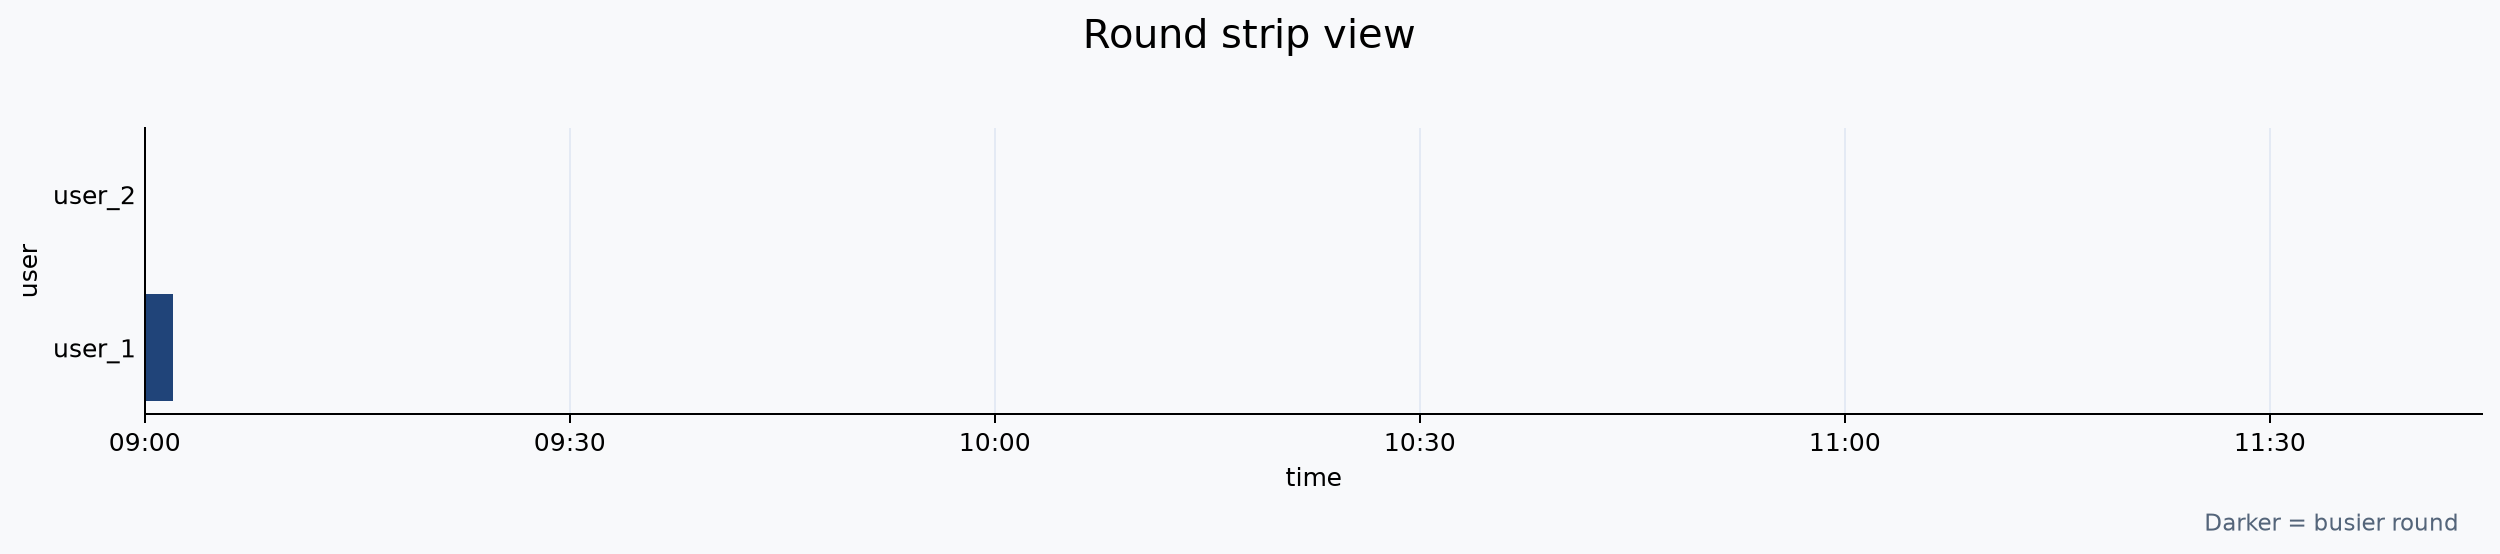

Here is the Python script that generated this plot:
"""Render round timelines as a human-readable strip chart.

This intentionally avoids numeric summaries and instead draws each round as a
colored horizontal band. Busy rounds read as darker, longer blocks; quiet rounds
read as pale, short blocks.
"""

from pathlib import Path
import sys

ROOT = Path(__file__).resolve().parents[1]
if str(ROOT) not in sys.path:
    sys.path.insert(0, str(ROOT))

import matplotlib
matplotlib.use("Agg")
import matplotlib.dates as mdates
import matplotlib.pyplot as plt
import pandas as pd

from src.forecasting.sessionize import sessionize


def build_round_eye_view(csv_path, output_path, gap_minutes=30):
    df = pd.read_csv(csv_path)
    sessionized = sessionize(df, gap_minutes=gap_minutes)

    summary = (
        sessionized.groupby(["user_id", "round_id"], as_index=False)
        .agg(
            round_start=("recorded_at", "min"),
            round_end=("recorded_at", "max"),
            event_count=("recorded_at", "count"),
        )
        .sort_values(["user_id", "round_start"])
        .reset_index(drop=True)
    )
    summary["round_start"] = pd.to_datetime(summary["round_start"])
    summary["round_end"] = pd.to_datetime(summary["round_end"])

    user_order = summary["user_id"].drop_duplicates().tolist()
    y_map = {user: idx for idx, user in enumerate(user_order)}

    fig, ax = plt.subplots(figsize=(14, max(3, len(user_order) * 0.8)))
    fig.patch.set_facecolor("#f8f9fb")
    ax.set_facecolor("#f8f9fb")

    norm = plt.Normalize(summary["event_count"].min(), summary["event_count"].max())
    cmap = plt.get_cmap("Blues")

    for _, row in summary.iterrows():
        start = mdates.date2num(row["round_start"])
        width = mdates.date2num(row["round_end"]) - start
        y = y_map[row["user_id"]]
        ax.barh(
            y,
            width=width,
            left=start,
            height=0.7,
            color=cmap(norm(row["event_count"])),
            edgecolor="none",
            alpha=0.9,
        )

    ax.set_yticks(range(len(user_order)))
    ax.set_yticklabels(user_order)
    ax.set_xlabel("time")
    ax.set_ylabel("user")
    ax.xaxis.set_major_formatter(mdates.DateFormatter("%H:%M"))
    ax.xaxis.set_major_locator(mdates.AutoDateLocator(minticks=4, maxticks=8))
    ax.grid(axis="x", color="#dfe7f3", linestyle="-", linewidth=0.8, alpha=0.8)
    ax.set_axisbelow(True)
    ax.tick_params(axis="y", length=0)
    for spine in ["top", "right"]:
        ax.spines[spine].set_visible(False)

    title = "Round strip view"
    fig.suptitle(title, fontsize=16, y=0.98)
    fig.text(
        0.98,
        0.02,
        "Darker = busier round",
        ha="right",
        va="bottom",
        fontsize=9,
        color="#54657a",
    )

    plt.tight_layout(rect=[0, 0.05, 1, 0.95])
    output_path.parent.mkdir(parents=True, exist_ok=True)
    plt.savefig(output_path, dpi=180, bbox_inches="tight")
    plt.close(fig)

    return output_path


if __name__ == "__main__":
    repo_root = Path(__file__).resolve().parents[1]
    csv_path = repo_root / "examples" / "sample_recordings.csv"
    output_path = repo_root / "examples" / "round_eye_view.png"
    build_round_eye_view(csv_path, output_path, gap_minutes=30)
    print(f"Saved round-eye view to: {output_path}")
